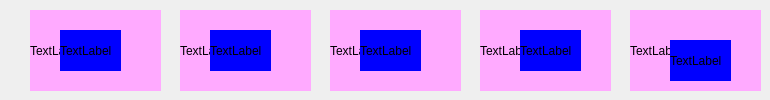
        <widget class="QWidget" name="page_9">
         <widget class="QLabel" name="label_55">
          <property name="geometry">
           <rect>
            <x>30</x>
            <y>10</y>
            <width>131</width>
            <height>81</height>
           </rect>
          </property>
          <property name="styleSheet">
           <string notr="true">background-color: rgb(255, 170, 255);</string>
          </property>
          <property name="text">
           <string>TextLabel</string>
          </property>
         </widget>
         <widget class="QLabel" name="label_56">
          <property name="geometry">
           <rect>
            <x>60</x>
            <y>30</y>
            <width>61</width>
            <height>41</height>
           </rect>
          </property>
          <property name="styleSheet">
           <string notr="true">background-color: rgb(0, 0, 255);</string>
          </property>
          <property name="text">
           <string>TextLabel</string>
          </property>
         </widget>
         <widget class="QLabel" name="label_57">
          <property name="geometry">
           <rect>
            <x>180</x>
            <y>10</y>
            <width>131</width>
            <height>81</height>
           </rect>
          </property>
          <property name="styleSheet">
           <string notr="true">background-color: rgb(255, 170, 255);</string>
          </property>
          <property name="text">
           <string>TextLabel</string>
          </property>
         </widget>
         <widget class="QLabel" name="label_58">
          <property name="geometry">
           <rect>
            <x>210</x>
            <y>30</y>
            <width>61</width>
            <height>41</height>
           </rect>
          </property>
          <property name="styleSheet">
           <string notr="true">background-color: rgb(0, 0, 255);</string>
          </property>
          <property name="text">
           <string>TextLabel</string>
          </property>
         </widget>
         <widget class="QLabel" name="label_59">
          <property name="geometry">
           <rect>
            <x>330</x>
            <y>10</y>
            <width>131</width>
            <height>81</height>
           </rect>
          </property>
          <property name="styleSheet">
           <string notr="true">background-color: rgb(255, 170, 255);</string>
          </property>
          <property name="text">
           <string>TextLabel</string>
          </property>
         </widget>
         <widget class="QLabel" name="label_60">
          <property name="geometry">
           <rect>
            <x>360</x>
            <y>30</y>
            <width>61</width>
            <height>41</height>
           </rect>
          </property>
          <property name="styleSheet">
           <string notr="true">background-color: rgb(0, 0, 255);</string>
          </property>
          <property name="text">
           <string>TextLabel</string>
          </property>
         </widget>
         <widget class="QLabel" name="label_61">
          <property name="geometry">
           <rect>
            <x>480</x>
            <y>10</y>
            <width>131</width>
            <height>81</height>
           </rect>
          </property>
          <property name="styleSheet">
           <string notr="true">background-color: rgb(255, 170, 255);</string>
          </property>
          <property name="text">
           <string>TextLabel</string>
          </property>
         </widget>
         <widget class="QLabel" name="label_62">
          <property name="geometry">
           <rect>
            <x>520</x>
            <y>30</y>
            <width>61</width>
            <height>41</height>
           </rect>
          </property>
          <property name="styleSheet">
           <string notr="true">background-color: rgb(0, 0, 255);</string>
          </property>
          <property name="text">
           <string>TextLabel</string>
          </property>
         </widget>
         <widget class="QLabel" name="label_63">
          <property name="geometry">
           <rect>
            <x>630</x>
            <y>10</y>
            <width>131</width>
            <height>81</height>
           </rect>
          </property>
          <property name="styleSheet">
           <string notr="true">background-color: rgb(255, 170, 255);</string>
          </property>
          <property name="text">
           <string>TextLabel</string>
          </property>
         </widget>
         <widget class="QLabel" name="label_64">
          <property name="geometry">
           <rect>
            <x>670</x>
            <y>40</y>
            <width>61</width>
            <height>41</height>
           </rect>
          </property>
          <property name="styleSheet">
           <string notr="true">background-color: rgb(0, 0, 255);</string>
          </property>
          <property name="text">
           <string>TextLabel</string>
          </property>
         </widget>
        </widget>
